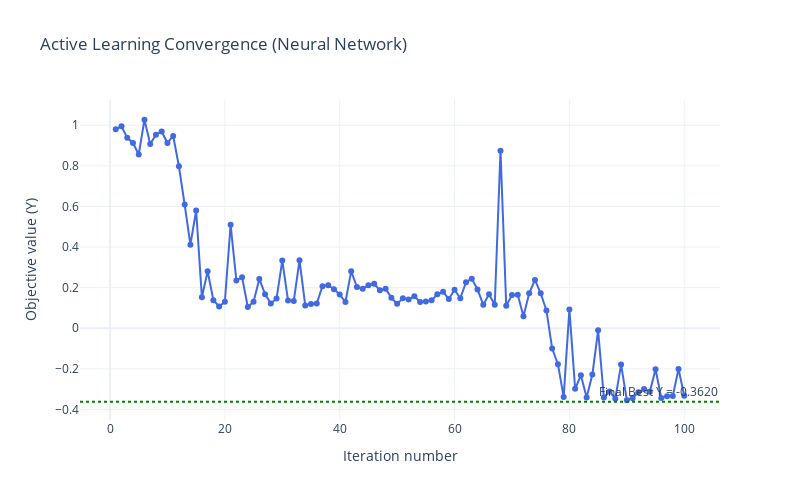

The cell this chart's notebook holds for it:
### Code cell
X0 = np.array([[0.1, 0.1, 0.1]])        # initial single observation
Y0 = np.array([f(X0[0])])               # corresponding function value
# Candidate pool:  1000 random samples in [0,1]^3
X_grid = np.random.rand(1000, 3)
# Neural network configuration
nn_cfg = {
    "hidden_layers": [64, 32, 16],
    "activation": "relu",     # try "tanh" for smoother landscapes
    "dropout": 0.1,
    "epochs": 300,
    "lr": 1e-3,
}
# active learning loop
X_obs, Y_obs, history, cache = active_learning_loop(
    f=f,
    X_obs=X0,
    Y_obs=Y0,
    X_grid=X_grid,
    n_iters=100,
    M=8,                      # ensemble size
    model_type="nn",
    nn_config=nn_cfg,
    bootstrap=False,            # helps uncertainty early on
    acquisition="LCB",          # try "LCB" too for comparison
    patience=50,
    min_improve_pct=0.001,      # run until all candidates evaluated
)

# retrieve data for plotting
iters = np.arange(len(history))
y_next = np.array([h[2] for h in history])   # Y values evaluated each iteration
best_y = np.array([h[3] for h in history])   # running best values
best_final = np.min(best_y)
#
fig = go.Figure()
fig.add_trace(go.Scatter(
    x=iters + 1, y=y_next,
    mode='lines+markers',
    name='Y evaluated',
    line=dict(color='royalblue', width=2),
    marker=dict(size=6)
))
fig.add_hline(
    y=result.fun,
    line_dash='dot',
    line_color='green',
    annotation_text=f"Final Best Y = {result.fun:.4f}",
    annotation_position='top right'
)
fig.update_layout(
    title="Active Learning Convergence (Neural Network)",
    xaxis_title="Iteration number",
    yaxis_title="Objective value (Y)",
    hovermode="x unified",
    template="plotly_white",
    width=800,
    height=500
)
fig.show()

### Figure 1 — Plotly figure (JSON) as saved in the notebook; plotly's stock layout.template omitted (floating-point values rounded to 4 significant figures)
{"data": [{"line": {"color": "royalblue", "width": 2}, "marker": {"size": 6}, "mode": "lines+markers", "name": "Y evaluated", "type": "scatter", "x": [1, 2, 3, 4, 5, 6, 7, 8, 9, 10, 11, 12, 13, 14, 15, 16, 17, 18, 19, 20, 21, 22, 23, 24, 25, 26, 27, 28, 29, 30, 31, 32, 33, 34, 35, 36, 37, 38, 39, 40, 41, 42, 43, 44, 45, 46, 47, 48, 49, 50, 51, 52, 53, 54, 55, 56, 57, 58, 59, 60, 61, 62, 63, 64, 65, 66, 67, 68, 69, 70, 71, 72, 73, 74, 75, 76, 77, 78, 79, 80, 81, 82, 83, 84, 85, 86, 87, 88, 89, 90, 91, 92, 93, 94, 95, 96, 97, 98, 99, 100], "y": [0.9804, 0.9947, 0.9376, 0.9125, 0.8558, 1.027, 0.9078, 0.953, 0.969, 0.9128, 0.9474, 0.7977, 0.6092, 0.4118, 0.5798, 0.1524, 0.2808, 0.1378, 0.1073, 0.1304, 0.5099, 0.2355, 0.2512, 0.1046, 0.1307, 0.2431, 0.168, 0.1222, 0.1461, 0.3331, 0.1373, 0.1344, 0.3348, 0.1122, 0.1192, 0.1215, 0.2074, 0.2116, 0.1921, 0.1658, 0.1294, 0.2804, 0.203, 0.1941, 0.2115, 0.2192, 0.1869, 0.1945, 0.1501, 0.1202, 0.1472, 0.1418, 0.1576, 0.1299, 0.1313, 0.1376, 0.1674, 0.1796, 0.1443, 0.1896, 0.1478, 0.2266, 0.2444, 0.1907, 0.1159, 0.1675, 0.1155, 0.8747, 0.1102, 0.1637, 0.165, 0.05942, 0.1723, 0.2379, 0.1723, 0.08776, -0.09991, -0.1767, -0.3382, 0.09264, -0.2981, -0.2314, -0.3407, -0.2282, -0.01017, -0.3409, -0.3115, -0.3466, -0.179, -0.3545, -0.3444, -0.3154, -0.2986, -0.3128, -0.2016, -0.3432, -0.3353, -0.3342, -0.2009, -0.3325]}], "layout": {"annotations": [{"showarrow": false, "text": "Final Best Y = -0.3620", "x": 1, "xanchor": "right", "xref": "x domain", "y": -0.362, "yanchor": "bottom", "yref": "y"}], "height": 500, "hovermode": "x unified", "shapes": [{"line": {"color": "green", "dash": "dot"}, "type": "line", "x0": 0, "x1": 1, "xref": "x domain", "y0": -0.362, "y1": -0.362, "yref": "y"}], "title": {"text": "Active Learning Convergence (Neural Network)"}, "width": 800, "xaxis": {"title": {"text": "Iteration number"}}, "yaxis": {"title": {"text": "Objective value (Y)"}}}}
